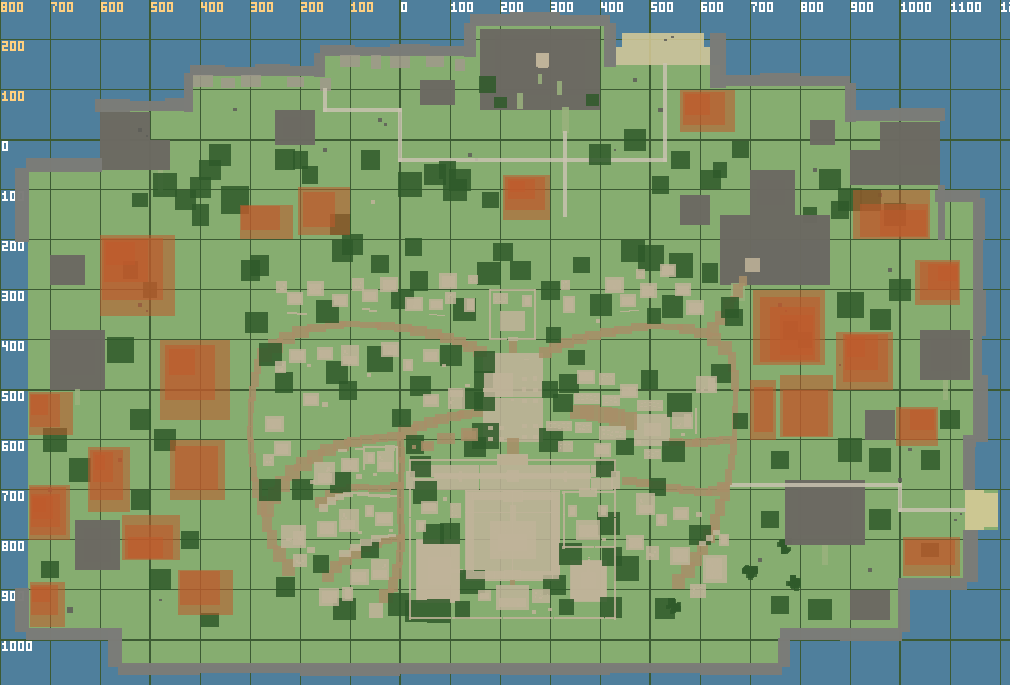

This chart was generated by the following Python code:
# -*- coding: utf-8 -*-
"""
plains_fill_plan.py — 2026-10-04. 평원 섬 빈 들 채우기 배치표(손 배치) → 평면도 PNG + 겹침 검사 + Luau 데이터.

사용자(2026-10-04): "평원 맵쪽 너무 휑하니까 이것만 손 보고" — 도성 바깥 서쪽 들·동쪽 해안·북쪽 들이 풀밭에 나무 몇 그루뿐.
원칙(메모리): 배치는 표에 손으로(quality-over-speed), 덩어리는 축에 맞춘 상자(feedback-blocky-continents),
삼각형 법칙(높은 상자·랜드마크가 가렸다 드러냄), 뜬금없는 밭 금지(밭은 마을에 붙은 텃밭만), 절화 양식(한옥 키트).

있는 물건 자리 = tools/plains_occ.txt (스튜디오에서 뽑음: 태그, 이름, x, z, 너비x, 너비z, 윗면 y).
돌리기: python tools/plains_fill_plan.py [png] → tools/plains_fill_plan.png + tools/Plains_Fill_data.luau, 겹침 0건이어야 한다.
짓기: sed '/--@@DATA@@/r tools/Plains_Fill_data.luau' tools/Plains_Fill.luau > tools/swamp/_fill_run.luau && bash tools/job.sh tools/swamp/_fill_run.luau
좌표 = 월드(x 동, z 남; 북 = -z). 땅 윗면 1.90.
"""
import math
import os
import re
import sys

HERE = os.path.dirname(os.path.abspath(__file__))
sys.path.insert(0, HERE)
from plan_png import Canvas  # noqa: E402

# 키트 틀 땅 위 크기(돌림 0, x·z) — 스튜디오에서 잰 값(ServerStorage 키트 목록)
KIT = {
    "Building_Cottage": (29, 22), "Building_House": (33, 25), "Building_HouseL": (34, 41), "Annex_Thatch": (21, 17),
    "Annex_Tile": (23, 18), "Granary": (30, 21), "Pavilion_Jeongja": (27, 30), "Prop_Well": (7, 7), "Yard_Well": (7, 7),
    "Yard_Haystack": (8, 5), "Yard_Jangdok": (8, 5), "Yard_Garden": (11, 8), "Fence_Brush": (20, 1), "Fence_Gate": (20, 4),
    "WallRuin_A": (39, 24), "WallRuin_B": (27, 19), "WallRuin_Tower": (21, 26),
    "Reeds": (7, 7), "LilyPads": (11, 15), "Rowboat": (13, 16), "FishRack": (11, 3), "FallenLog": (20, 4),
    "Signpost": (9, 5), "Campfire": (14, 12), "CargoPile": (14, 8), "Bench": (6, 1),
}
KIT_SRC = {  # 틀이 든 ServerStorage 폴더
    "Reeds": "SwampKit", "LilyPads": "SwampKit", "Rowboat": "SwampKit", "FishRack": "SwampKit", "FallenLog": "SwampKit",
    "Signpost": "SwampKit", "Campfire": "SwampKit", "CargoPile": "SwampKit", "Bench": "SwampKit",
    "WallRuin_A": "PlainsKit", "WallRuin_B": "PlainsKit", "WallRuin_Tower": "PlainsKit",
    "Yard_Haystack": "JeolhwaProps", "Yard_Jangdok": "JeolhwaProps", "Yard_Well": "JeolhwaProps", "Yard_Garden": "JeolhwaProps",
}

#=== 손 배치표 ===#
# 2026-10-04 사용자: "내가 말하는 채운다는 언덕같은걸 좀 놔서 굴곡감을 주자는 얘기" → 마을·소품·숲은 빼고 언덕만.
# 언덕 = 축에 맞춘 상자 켜(바위 옆 + 풀 윗판), 켜마다 5 안팎으로 올라 뛰어서 오를 수 있게. 윗켜는 한쪽으로 비켜 놓아 덜 반듯하게.
# 길·나무 밑동·도성·옛 덩어리를 비킨다(검사). 넓고 낮은 둔덕 + 가끔 세 켜 언덕 → 들판이 오르내린다(삼각형 법칙: 언덕이 다음 볼거리를 가림).

# 언덕(바위 상자 + 풀 윗판): { 이름, x0, x1, z0, z1, 윗면(땅 위) } — 같은 이름은 위로 얹는 켜(아래 켜 안쪽)
MASSES = [
    # 윗켜는 한쪽(바다·바깥 쪽)으로 몰아 그쪽은 가파른 층계, 반대쪽은 넓은 비탈 — 동심 네모(지구라트)처럼 안 보이게
    # ── 서쪽 들(도성 서순환 바깥 ~ 숲 섬) ──
    ("서북들", -600, -450, 190, 352, 4), ("서북들", -596, -475, 196, 320, 9), ("서북들", -592, -505, 200, 285, 15), ("서북들", -588, -530, 204, 250, 21),
    ("서들둔덕", -480, -340, 400, 560, 3), ("서들둔덕", -470, -370, 410, 520, 7), ("서들둔덕", -462, -410, 418, 470, 12),
    ("서해둔덕", -742, -655, 505, 590, 4), ("서해둔덕", -740, -680, 508, 575, 10), ("서해둔덕", -738, -705, 511, 550, 16),
    ("버들마루", -625, -540, 615, 745, 5), ("버들마루", -620, -555, 620, 720, 10), ("버들마루", -615, -575, 625, 685, 16), ("버들마루", -610, -590, 630, 660, 22),
    # 못재: 서쪽 바닷가 높은 언덕(다섯 켜 29) — 숲 섬 쪽에서 오면 바다를 가린다
    ("못재", -742, -660, 690, 800, 5), ("못재", -740, -668, 694, 790, 11), ("못재", -738, -680, 708, 775, 17), ("못재", -736, -695, 712, 758, 23), ("못재", -734, -708, 716, 745, 29),
    ("버들재", -556, -440, 750, 840, 4), ("버들재", -550, -455, 770, 838, 9), ("버들재", -545, -475, 795, 836, 14),
    # 도성 서순환 바로 바깥 낮은 둔덕(서촌에서 나서자마자 땅이 오르내리게)
    ("서촌둔덕", -460, -350, 600, 720, 3), ("서촌둔덕", -450, -365, 612, 700, 6),
    ("남서둔덕", -445, -335, 860, 950, 4), ("남서둔덕", -440, -360, 862, 930, 9),
    ("서남해", -740, -670, 885, 975, 4), ("서남해", -738, -685, 890, 950, 9), ("서남해", -736, -700, 895, 925, 14),
    # ── 북쪽 들 ──
    ("북들", -320, -215, 130, 198, 5), ("북들", -318, -240, 132, 180, 10),
    ("북촌둔덕", -205, -100, 95, 190, 3), ("북촌둔덕", -195, -130, 105, 175, 7),
    ("중북둔덕", 205, 300, 70, 160, 4), ("중북둔덕", 210, 290, 74, 140, 9), ("중북둔덕", 215, 270, 78, 118, 15), ("중북둔덕", 220, 250, 82, 105, 21),
    ("동북들", 560, 670, -100, -15, 5), ("동북들", 565, 650, -96, -30, 11), ("동북들", 570, 620, -92, -50, 17),
    ("북동해", 905, 1060, 100, 198, 4), ("북동해", 920, 1056, 128, 195, 9), ("북동해", 960, 1052, 140, 192, 15),
    # ── 동쪽 들 ──
    ("동중들", 705, 850, 300, 450, 4), ("동중들", 720, 840, 315, 445, 9), ("동중들", 740, 830, 335, 440, 15), ("동중들", 760, 825, 350, 430, 21),
    ("갯둔덕", 872, 985, 385, 500, 5), ("갯둔덕", 886, 975, 388, 485, 10), ("갯둔덕", 890, 955, 391, 460, 16), ("갯둔덕", 894, 930, 394, 435, 22),
    ("동촌둔덕", 700, 752, 480, 600, 3), ("동촌둔덕", 708, 745, 495, 585, 6),
    ("동들둔덕", 760, 865, 470, 595, 4), ("동들둔덕", 765, 855, 500, 592, 9),
    ("동해둔덕", 992, 1075, 535, 612, 5), ("동해둔덕", 1000, 1072, 538, 600, 10), ("동해둔덕", 1020, 1068, 541, 580, 15),
    ("동북해", 1030, 1120, 240, 330, 5), ("동북해", 1040, 1118, 244, 320, 10), ("동북해", 1055, 1116, 248, 300, 15), ("동북해", 1075, 1114, 252, 282, 20),
    ("동남해", 1005, 1120, 795, 872, 4), ("동남해", 1010, 1110, 800, 850, 9),
]
RAMPS = []
KITS = []
TREES = []
ROCKS = []
PATHS = []
PONDS = []
GARDENS = []
MARKS = []

MARK_SIZE = {"Beacon": (26, 26), "Seonang": (12, 12), "Jangseung": (3, 3)}


def kit_rect(name, x, z, yaw, sc=1.0):
    w, d = KIT[name]
    w, d = w * sc, d * sc
    if int(yaw) % 180 == 90:
        w, d = d, w
    return (x - w / 2, z - d / 2, x + w / 2, z + d / 2)


def overlap(a, b, pad=0.0):
    return a[0] < b[2] + pad and b[0] < a[2] + pad and a[1] < b[3] + pad and b[1] < a[3] + pad


def load_occ():
    out = []
    for line in open(os.path.join(HERE, "plains_occ.txt"), encoding="utf-8"):
        f = line.rstrip("\n").split("\t")
        if len(f) < 7:
            continue
        tag, name = f[0], f[1]
        x, z, sx, sz, top = map(float, f[2:7])
        out.append((tag, name, (x - sx / 2, z - sz / 2, x + sx / 2, z + sz / 2), top))
    return out


def load_land():
    """Plains_Build 의 땅 판(LAND) 네모들"""
    src = open(os.path.join(HERE, "Plains_Build.luau"), encoding="utf-8").read()
    rects = []
    for m in re.finditer(r"LAND = \{(.*?)\n\t?\}", src, re.S):
        for g in re.findall(r"\{ *(-?\d+), *(-?\d+), *(-?\d+)(?:, *(-?\d+))? *\}", m.group(1)):
            x0, x1, zn = int(g[0]), int(g[1]), int(g[2])
            zs = int(g[3]) if g[3] else 200
            rects.append((x0, zn, x1, zs))
    return rects


def new_items():
    """새로 놓는 것 전부: (종류, 이름, 네모)"""
    items = []
    for m in MASSES:
        items.append(("mass", m[0], (m[1], m[3], m[2], m[4])))
    for i, (k, x, z, yaw, *rest) in enumerate(KITS):
        sc = rest[0] if rest else 1.0
        items.append(("kit", "%s#%d" % (k, i), kit_rect(k, x, z, yaw, sc)))
    for i, t in enumerate(TREES):
        r = 9 * t[3]
        items.append(("tree", "Tree#%d" % i, (t[0] - r, t[1] - r, t[0] + r, t[1] + r)))
    for i, r in enumerate(ROCKS):
        h = max(r[2], r[4]) / 2
        items.append(("rock", "Rock#%d" % i, (r[0] - h, r[1] - h, r[0] + h, r[1] + h)))
    for i, p in enumerate(PONDS):
        items.append(("pond", "Pond#%d" % i, (p[0] - 2, p[1] - 2, p[2] + 2, p[3] + 2)))
    for i, g in enumerate(GARDENS):
        items.append(("garden", "Garden#%d" % i, tuple(g)))
    for i, (k, x, z, yaw) in enumerate(MARKS):
        w, d = MARK_SIZE[k]
        if int(yaw) % 180 == 90:
            w, d = d, w
        items.append(("mark", "%s#%d" % (k, i), (x - w / 2, z - d / 2, x + w / 2, z + d / 2)))
    return items


def path_rects():
    out = []
    for w, pts in PATHS:
        for a, b in zip(pts, pts[1:]):
            assert a[0] == b[0] or a[1] == b[1], "돌길은 직각으로만 꺾는다: %s→%s" % (a, b)
            out.append((min(a[0], b[0]) - w / 2, min(a[1], b[1]) - w / 2, max(a[0], b[0]) + w / 2, max(a[1], b[1]) + w / 2))
    return out


def inside_land(r, land):
    """네 모서리가 모두 어느 땅 판 위인가"""
    def on(x, z):
        return any(l[0] <= x <= l[2] and l[1] <= z <= l[3] for l in land)
    return all(on(x, z) for x, z in ((r[0], r[1]), (r[2], r[1]), (r[0], r[3]), (r[2], r[3])))


WATER_KITS = ("Reeds", "LilyPads")
# 모래 단(동쪽 만) — 배·짐이 올라앉는 땅
EXTRA_LAND = [(1130, 700, 1196, 780)]


def liftable(tag):
    """Plains_Fill 이 언덕 위로 들어 올리는 것: 평원 지형 폴더의 나무·바위(도성 나무는 아님)"""
    return tag.startswith("R_평원") and (tag.endswith("/Trees") or tag.endswith("/Rocks"))


def is_tree(tag, name):
    return "Trees" in tag or "Flora" in tag or "나무" in tag


def check(occ, land):
    probs = []
    items = new_items()
    # 덩어리·오르막 위에 얹는 것은 같은 덩어리 이름이면 괜찮다(정자를 언덕 위에) — 덩어리와 물건 겹침은 덩어리가 받침이면 허용
    mass_rects = [it[2] for it in items if it[0] == "mass"]
    for kind, name, r in items:
        if not inside_land(r, land):
            probs.append("땅 밖: %s %s" % (name, tuple(round(v) for v in r)))
        if kind == "mass":
            for tag, oname, orect, _ in occ:
                if "/Sand" in tag:
                    continue
                if liftable(tag):
                    # 들어 올릴 나무·바위: 켜 안쪽 5 이상 또는 바깥 4 넘게(가장자리에 걸치면 안 됨)
                    cx, cz = (orect[0] + orect[2]) / 2, (orect[1] + orect[3]) / 2
                    inner = r[0] + 5 <= cx <= r[2] - 5 and r[1] + 5 <= cz <= r[3] - 5
                    outer = not overlap((cx, cz, cx, cz), r, 4)
                    if not (inner or outer):
                        probs.append("나무·바위가 언덕 가장자리에: %s ↔ %s/%s" % (name, tag, oname))
                    continue
                if is_tree(tag, oname):
                    cx, cz = (orect[0] + orect[2]) / 2, (orect[1] + orect[3]) / 2
                    orect = (cx - 4, cz - 4, cx + 4, cz + 4)
                if overlap(r, orect, 1):
                    probs.append("언덕이 있는 것과 겹침: %s ↔ %s/%s" % (name, tag, oname))
            continue
        on_mass = any(m[0] <= r[0] and r[2] <= m[2] and m[1] <= r[1] and r[3] <= m[3] for m in mass_rects)
        for tag, oname, orect, _ in occ:
            # 옛 덩어리 위에 올라앉는 것은 허용(받침), 그 밖은 3 스터드 띄운다
            if "/Masses" in tag and orect[0] <= r[0] and r[2] <= orect[2] and orect[1] <= r[1] and r[3] <= orect[3]:
                continue
            if "/Cliffs" in tag and kind in ("tree", "rock"):
                continue
            if "/Sand" in tag:
                continue  # 모래 단은 땅
            if is_tree(tag, oname):
                if kind == "tree":
                    continue  # 숲은 붙어도 된다
                # 나무: 집·랜드마크는 수관(반지름 14)을 비키고, 납작한 것(밭·못·바위)은 밑동(4)만
                cx, cz = (orect[0] + orect[2]) / 2, (orect[1] + orect[3]) / 2
                rad = 14 if kind in ("kit", "mark") else 4
                orect = (cx - rad, cz - rad, cx + rad, cz + rad)
            pad = 0 if kind in ("tree", "rock") else 3
            if overlap(r, orect, pad):
                probs.append("있는 것과 겹침: %s ↔ %s/%s" % (name, tag, oname))
        for kind2, name2, r2 in items:
            if name2 <= name or kind2 == "mass":
                continue
            if kind in ("tree",) and kind2 in ("tree",):
                continue  # 숲 덩어리는 서로 붙어도 된다
            if {kind, kind2} == {"kit", "pond"} and (name.split("#")[0] in WATER_KITS or name2.split("#")[0] in WATER_KITS):
                continue  # 갈대·연잎은 못 안에
            if overlap(r, r2, 2):
                probs.append("새 것끼리 겹침: %s ↔ %s" % (name, name2))
        for pr in path_rects():
            if kind not in ("tree", "rock") and overlap(r, pr, 1) and not on_mass:
                probs.append("돌길 위: %s" % name)
    for pr in path_rects():
        for tag, oname, orect, _ in occ:
            if "/Masses" in tag or "/Cliffs" in tag or "/Sand" in tag or "/Paths" in tag or "길" in tag:
                continue
            if is_tree(tag, oname):
                cx, cz = (orect[0] + orect[2]) / 2, (orect[1] + orect[3]) / 2
                orect = (cx - 4, cz - 4, cx + 4, cz + 4)
            if overlap(pr, orect, 1):
                probs.append("돌길이 있는 것을 지남: %s/%s" % (tag, oname))
    seen = {}
    for m in MASSES:
        if m[0] in seen:
            lo = seen[m[0]]
            if not (lo[0] <= m[1] and m[2] <= lo[1] and lo[2] <= m[3] and m[4] <= lo[3] and m[5] > lo[4]):
                probs.append("윗켜가 아래 켜 밖이거나 낮음: %s" % (m,))
        else:
            for n, o in seen.items():
                pass
        seen[m[0]] = m[1:]
    names = {}
    for m in MASSES:
        names.setdefault(m[0], (m[1], m[3], m[2], m[4]))
    keys = list(names)
    for i, a in enumerate(keys):
        for b in keys[i + 1:]:
            if overlap(names[a], names[b], 4):
                probs.append("언덕끼리 붙음: %s ↔ %s" % (a, b))
    return probs


def render(path, occ, land, region=(-800, -280, 1220, 1090), sc=0.5):
    C = Canvas(*region, sc)
    C.rect(*region, "#4f7f9c")
    for l in land:
        C.rect(*l, "#86ad70")
    for gx in range(-800, 1221, 100):
        C.line(gx, region[1], gx, region[3], 1.0 / sc if gx % 500 else 2.2 / sc, "#3c5a33")
        C.text(gx + 3, region[1] + 4, str(abs(gx)), "#ffffff" if gx >= 0 else "#ffd080", 2)
    for gz in range(-200, 1091, 100):
        C.line(region[0], gz, region[2], gz, 1.0 / sc if gz % 500 else 2.2 / sc, "#3c5a33")
        C.text(region[0] + 4, gz + 3, str(abs(gz)), "#ffffff" if gz >= 0 else "#ffd080", 2)
    colors = [("/Cliffs", "#7c7c78"), ("/Masses", "#6c6a62"), ("/Ramps", "#9ab27e"), ("/Sand", "#d9cc98"),
              ("/Trees", "#2f5a2a"), ("Flora", "#2f5a2a"), ("나무", "#2f5a2a"), ("/Rocks", "#5d5d58"), ("/Paths", "#c9c3b0"),
              ("/Ruins", "#a09a8c"), ("길", "#a88f68")]
    for tag, name, r, top in occ:
        col = "#c0b49a"
        for key, c in colors:
            if key in tag or key in name:
                col = c
                break
        C.rect(*r, col, 0.85)
    for w, pts in PATHS:
        for a, b in zip(pts, pts[1:]):
            C.line(a[0], a[1], b[0], b[1], w, "#e0dccb")
    newcol = {"mass": "#c05a2c", "kit": "#e8b400", "tree": "#0d7a2a", "rock": "#303030", "pond": "#3a9ad9",
              "garden": "#8a6f4c", "mark": "#ff3d7f"}
    for kind, name, r in new_items():
        C.rect(*r, newcol[kind], 0.9 if kind != "mass" else 0.55)
    for x, zl, zh, w, *_ in RAMPS:
        C.rect(x - w / 2, min(zl, zh), x + w / 2, max(zl, zh), "#ffe08a", 0.9)
    C.save(path)


def lua(v):
    if isinstance(v, (list, tuple)):
        return "{ " + ", ".join(lua(x) for x in v) + " }"
    if isinstance(v, str):
        return '"%s"' % v
    if isinstance(v, float) and v.is_integer():
        return str(int(v))
    return str(v)


def emit(path):
    kits = [(k, x, z, yaw, rest[0] if rest else 1, KIT_SRC.get(k, "JeolhwaKit")) for k, x, z, yaw, *rest in KITS]
    out = ["-- plains_fill_plan.py 가 만든 데이터(손으로 고치지 말고 표를 고칠 것)"]
    for name, rows in (("MASSES", MASSES), ("RAMPS", RAMPS), ("KITS", kits), ("TREES", TREES), ("ROCKS", ROCKS),
                       ("PONDS", PONDS), ("GARDENS", GARDENS), ("MARKS", MARKS)):
        out.append("local %s = {" % name)
        out += ["\t%s," % lua(r) for r in rows]
        out.append("}")
    out.append("local PATHS = {")
    out += ["\t{ %s, %s }," % (w, lua([list(p) for p in pts])) for w, pts in PATHS]
    out.append("}")
    open(path, "w", encoding="utf-8", newline="\n").write("\n".join(out) + "\n")


if __name__ == "__main__":
    occ, land = load_occ(), load_land() + EXTRA_LAND
    png = sys.argv[1] if len(sys.argv) > 1 else os.path.join(HERE, "plains_fill_plan.png")
    render(png, occ, land)
    probs = check(occ, land)
    for p in probs:
        print(p)
    print("겹침·문제 %d건" % len(probs))
    emit(os.path.join(HERE, "Plains_Fill_data.luau"))
